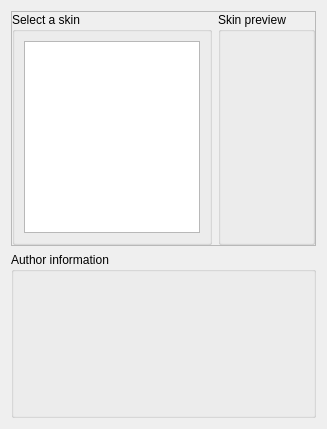
     <widget class="QWidget" name="stackedWidgetPage2">
      <layout class="QVBoxLayout" name="verticalLayout_5">
       <item>
        <widget class="QFrame" name="frame">
         <property name="frameShape">
          <enum>QFrame::StyledPanel</enum>
         </property>
         <property name="frameShadow">
          <enum>QFrame::Raised</enum>
         </property>
         <layout class="QHBoxLayout" name="horizontalLayout_5">
          <property name="margin">
           <number>0</number>
          </property>
          <item>
           <widget class="QGroupBox" name="groupBox_3">
            <property name="minimumSize">
             <size>
              <width>0</width>
              <height>0</height>
             </size>
            </property>
            <property name="maximumSize">
             <size>
              <width>200</width>
              <height>16777215</height>
             </size>
            </property>
            <property name="title">
             <string>Select a skin</string>
            </property>
            <layout class="QHBoxLayout">
             <item>
              <widget class="QListWidget" name="skinList">
               <property name="maximumSize">
                <size>
                 <width>16777215</width>
                 <height>16777215</height>
                </size>
               </property>
              </widget>
             </item>
            </layout>
           </widget>
          </item>
          <item>
           <widget class="QGroupBox" name="groupBox_9">
            <property name="sizePolicy">
             <sizepolicy hsizetype="Expanding" vsizetype="Preferred">
              <horstretch>0</horstretch>
              <verstretch>0</verstretch>
             </sizepolicy>
            </property>
            <property name="minimumSize">
             <size>
              <width>0</width>
              <height>150</height>
             </size>
            </property>
            <property name="title">
             <string>Skin preview</string>
            </property>
            <layout class="QVBoxLayout">
             <item>
              <widget class="QLabel" name="skinPreview">
               <property name="minimumSize">
                <size>
                 <width>0</width>
                 <height>116</height>
                </size>
               </property>
               <property name="text">
                <string/>
               </property>
               <property name="alignment">
                <set>Qt::AlignCenter</set>
               </property>
              </widget>
             </item>
            </layout>
           </widget>
          </item>
         </layout>
        </widget>
       </item>
       <item>
        <widget class="QGroupBox" name="groupBox_8">
         <property name="minimumSize">
          <size>
           <width>200</width>
           <height>166</height>
          </size>
         </property>
         <property name="title">
          <string>Author information</string>
         </property>
         <layout class="QGridLayout" name="gridLayout_3">
          <item row="0" column="0">
           <widget class="QLabel" name="authorInfo">
            <property name="sizePolicy">
             <sizepolicy hsizetype="Expanding" vsizetype="Preferred">
              <horstretch>0</horstretch>
              <verstretch>0</verstretch>
             </sizepolicy>
            </property>
            <property name="text">
             <string/>
            </property>
            <property name="scaledContents">
             <bool>true</bool>
            </property>
            <property name="alignment">
             <set>Qt::AlignLeading|Qt::AlignLeft|Qt::AlignTop</set>
            </property>
           </widget>
          </item>
         </layout>
        </widget>
       </item>
      </layout>
      <zorder>groupBox_8</zorder>
      <zorder>frame</zorder>
     </widget>
